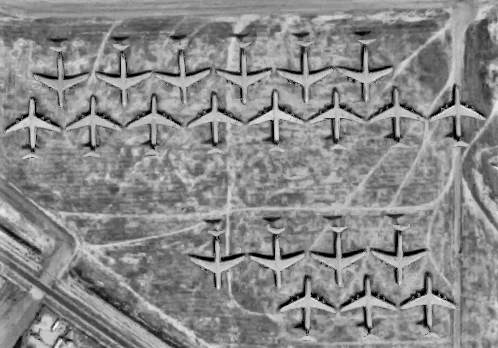
#> input picture img/img_2.jpg, 498 x 348 px
$ python only_kontur.py
#> lines starting #> are read from the running program, lines starting #| are printed output that depends on the picture; after the words box and inside, x2 and y2 are one past the last pixel; in counts of white or black regions, pixels touching at a corner belong together
import numpy
import cv2
import imutils  #позволяет подсчитывать кол-во контуров
import time

image =cv2.imread("img/img_2.jpg")
#> image is the input picture: shape (348, 498, 3); min 0, max 255, mean 136.9
start_time = time.time()
gray=cv2.cvtColor(image, cv2.COLOR_BGR2GRAY)

#упрощаем изображение наложением блюра по гауссу
gray=cv2.GaussianBlur(gray, (1,1),0)
#выделение активных зон МЕНЯТЬ ВТОРОЙ ПАРАМЕТР 100
edges=cv2.Canny(gray, 300, 650)
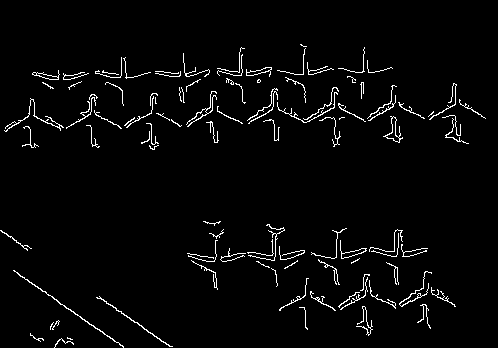
#> edges: shape (348, 498); 2.9% white in thin lines or dots, all inside (x1, y1, x2, y2) = (0, 44, 486, 348)

#Создаем закрытие для шума с помощью ядра МЕНЯТЬ ПАРАМЕТР (10,10)
kernel=cv2.getStructuringElement(cv2.MORPH_RECT, (1,1))

closed=cv2.morphologyEx(edges, cv2.MORPH_CLOSE, kernel)
cv2.imshow("airplane_137.jpg", closed)
cv2.waitKey(0)
#поиск контуров
cnts=cv2.findContours(closed.copy(), cv2.RETR_EXTERNAL, cv2.CHAIN_APPROX_SIMPLE)
#> cnts = 102 contours, 89 with area under 20; largest, box (x1, y1, x2, y2) and area: (383, 116, 403, 143) 132, (340, 240, 367, 259) 105, (246, 67, 272, 77) 88, (32, 70, 60, 80) 79, (13, 270, 124, 348) 66
cnts=imutils.grab_contours(cnts)


total=0
for c in cnts:
    p=cv2.arcLength(c,True)
    approx=cv2.approxPolyDP(c, 0.02*p,True)
    cv2.drawContours(image, [approx], -1, (0, 255), 4)
    total+=1
#> this loop made 102 passes
#> p on passes 1, 2, 3, 4, 5, 6, 7, 8, 10, 11, 12, 13: 58.43, 12.24, 42.04, 16.49, 34.63, 55.9, 174.2, 110.8, 58.53, 99.15, 126.1, 125.1
#> (p, approx) on passes 9, 18, 26, 31, 33, 57: (199.8, [[96, 297], [172, 346]]), (286.1, [[13, 270], [123, 347]]), (56.73, [[187, 253], [213, 258]]), (104.9, [[217, 240], [213, 261], [188, 256], [214, 261]]), (102, [[398, 233], [395, 256], [371, 251], [396, 256]]), (70.77, [[217, 106], [217, 111], [242, 123], [218, 111]])
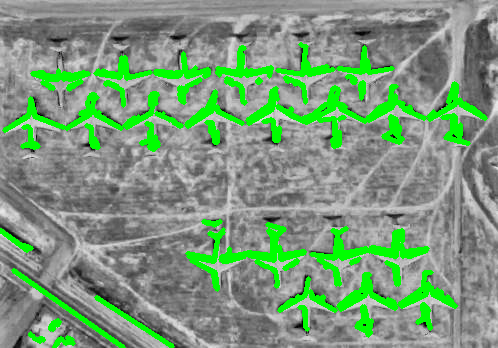
#> image: shape (348, 498, 3); 12.08% of pixels changed, all inside (x1, y1, x2, y2) = (0, 42, 488, 348)
#> after the loop, total = 102


end_time = time.time()
elapsed_time = end_time - start_time
print(f"Время выполнения программы: {elapsed_time:.2f} секунд")
cv2.imshow("otvet", image)
cv2.waitKey(0)

$ run again, with img/img_1.jpg copied over img/img_2.jpg
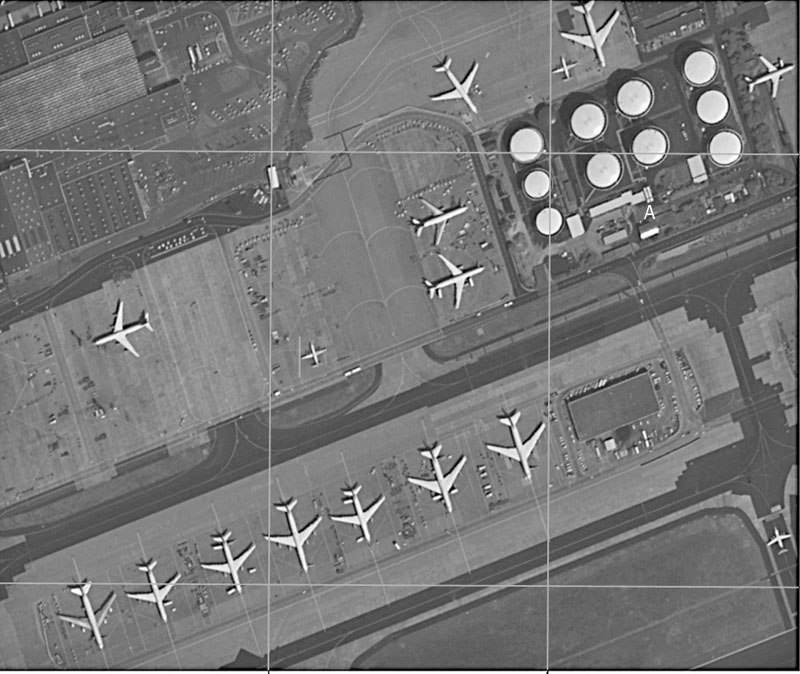
#> input picture img/img_1.jpg, 800 x 674 px
#> image is the input picture: shape (674, 800, 3); min 0, max 255, mean 118.3
#> `edges=cv2.Canny(gray, 300, 650)`:
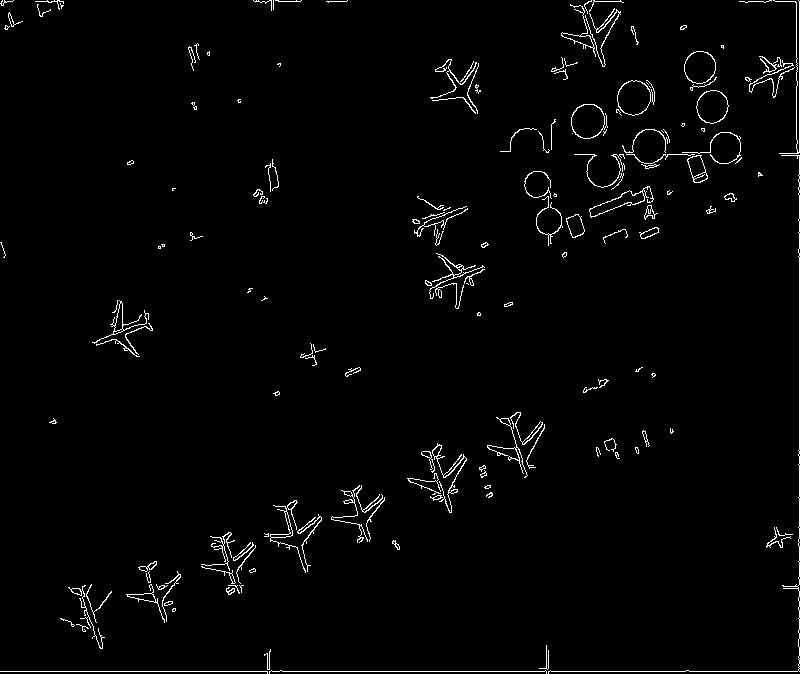
#> edges: shape (674, 800); 1.9% white in thin lines or dots
#> cnts = 165 contours, 113 with area under 20; largest, box (x1, y1, x2, y2) and area: (571, 104, 608, 139) 910, (617, 80, 655, 116) 904, (696, 90, 729, 124) 809, (684, 51, 716, 84) 795, (589, 186, 654, 218) 546
#> the loop `for c in cnts:` made 165 passes
#> p on passes 3, 5, 6: 83.31, 45.8, 37.8
#> after the loop `for c in cnts:`:
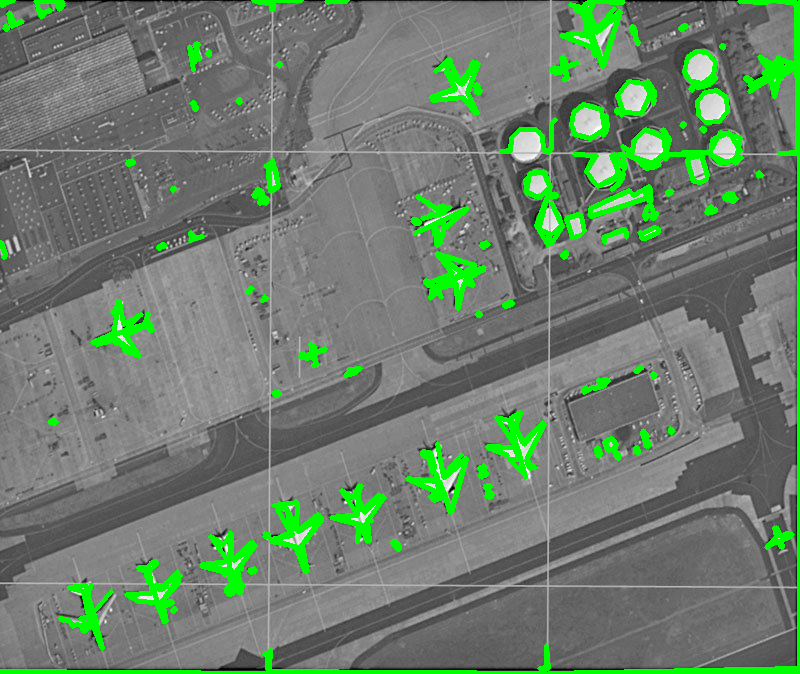
#> image: shape (674, 800, 3); 7.4% of pixels changed, all inside (x1, y1, x2, y2) = (0, 0, 800, 674)
#> after the loop `for c in cnts:`: total = 165

$ run again, with img/img_10.jpg copied over img/img_2.jpg
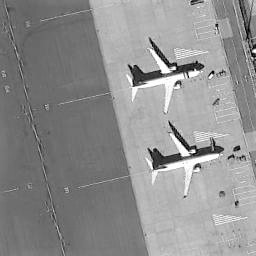
#> input picture img/img_10.jpg, 256 x 256 px
#> image is the input picture: shape (256, 256, 3); min 0, max 255, mean 143
#> `edges=cv2.Canny(gray, 300, 650)`:
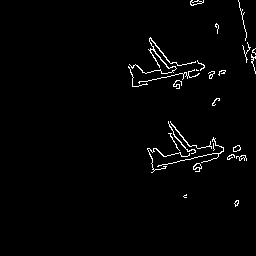
#> edges: shape (256, 256); 1.8% white in thin lines or dots, all inside (x1, y1, x2, y2) = (128, 0, 256, 207)
#> cnts = 27 contours, 21 with area under 20; largest, box (x1, y1, x2, y2) and area: (129, 37, 196, 74) 63, (193, 163, 202, 172) 34, (190, 0, 204, 6) 34, (233, 145, 241, 152) 32, (170, 121, 212, 149) 20, (168, 121, 196, 154) 20
#> the loop `for c in cnts:` made 27 passes
#> p on passes 1 to 8: 17.07, 15.07, 38.14, 40.97, 35.8, 207.8, 23.07, 15.66
#> after the loop `for c in cnts:`:
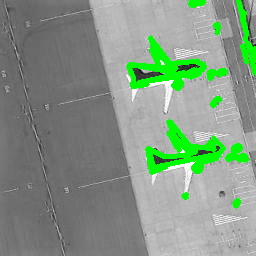
#> image: shape (256, 256, 3); 7.3% of pixels changed, all inside (x1, y1, x2, y2) = (126, 0, 256, 209)
#> after the loop `for c in cnts:`: total = 27

$ run again, with img/img_11.jpg copied over img/img_2.jpg
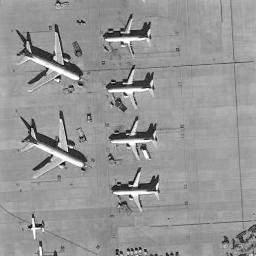
#> input picture img/img_11.jpg, 256 x 256 px
#> image is the input picture: shape (256, 256, 3); min 0, max 255, mean 149.7
#> `edges=cv2.Canny(gray, 300, 650)`:
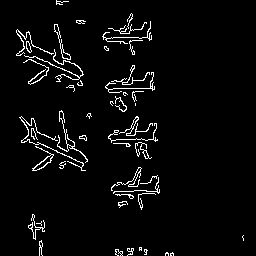
#> edges: shape (256, 256); 3.9% white in thin lines or dots, all inside (x1, y1, x2, y2) = (16, 0, 244, 256)
#> cnts = 48 contours, 35 with area under 20; largest, box (x1, y1, x2, y2) and area: (32, 146, 54, 171) 112, (54, 24, 71, 60) 84, (119, 116, 153, 136) 44, (19, 116, 86, 171) 42, (24, 49, 84, 82) 40
#> the loop `for c in cnts:` made 48 passes
#> p on passes 1 to 8: 15.07, 13.66, 17.07, 47.7, 42.97, 10.83, 50.73, 11.66
#> after the loop `for c in cnts:`:
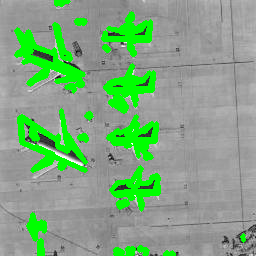
#> image: shape (256, 256, 3); 14.38% of pixels changed, all inside (x1, y1, x2, y2) = (14, 0, 246, 256)
#> after the loop `for c in cnts:`: total = 48
